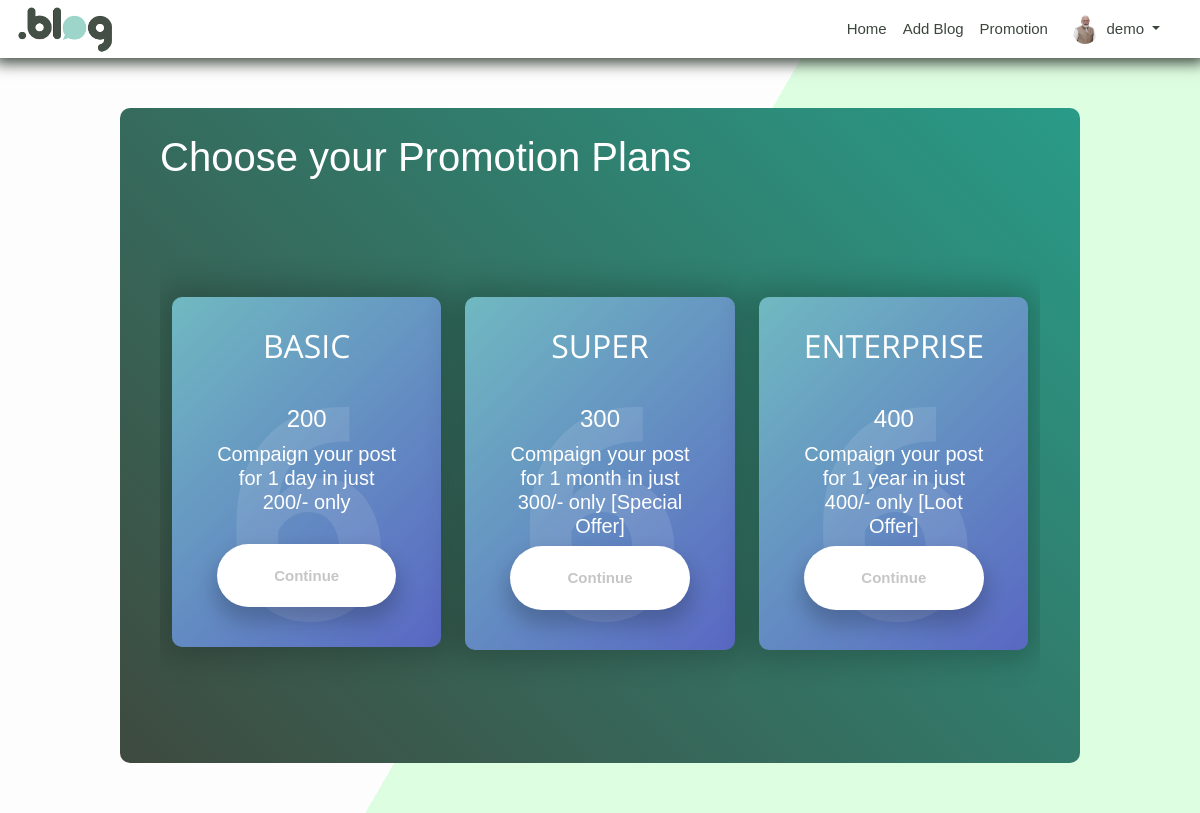
Page /promotion_plans.php (signed in) on the committed database.
### tables this page shows
CREATE TABLE `users` (
  `user_id` int(11) NOT NULL,
  `name` varchar(100) NOT NULL,
  `email` varchar(100) NOT NULL,
  `password` varchar(100) NOT NULL,
  `user_type` enum('client','admin') NOT NULL DEFAULT 'client',
  `image` varchar(100) DEFAULT NULL
);

CREATE TABLE `promotion_package` (
  `package_id` int(11) NOT NULL,
  `name` varchar(50) NOT NULL,
  `price` int(11) NOT NULL,
  `description` varchar(200) NOT NULL,
  `total_days` int(11) NOT NULL
);

### promotion_plans.php (the view, shortened to what this page needs)
<?php
include "./navbar_dash.php";
?>
<link rel="stylesheet" href="vendor/css/pramotion.css">
<div id="main-container">
    <div class="container">
        <h1>Choose your Promotion Plans</h1>
        <section class="boxes row ">
            <?php $query = "SELECT * FROM promotion_package";
            $result = mysqli_query($conn, $query);
            while ($row = mysqli_fetch_assoc($result)) {
            ?>
                <div class="col-4 my-2 ">
                    <div class="box blue">
                        <div class="number-bg">6</div>
                        <div class="box-content">
                            <h2>
                                <?= $row["name"] ?>
                            </h2>
                            <h4>
                                <?= $row["price"] ?>
                            </h4>
                            <h5>
                                <?= $row["description"] ?>
                            </h5>
                            <button class="button" data-bs-toggle="modal" data-bs-target="#exampleModal<?= $row["package_id"] ?>">
                                <span>Continue</span><i class="material-icons"></i>
                            </button>
                        </div>
                    </div>
                </div>
            <?php
            }
            ?>
        </section>
    </div>
</div>
<div class="bg"></div>
<div class="bg bg2"></div>
<div class="bg bg3"></div>

### navbar_dash.php (shortened to what this page needs)
<!DOCTYPE html>
<html lang="en">
<head>
  <link href="https://cdn.jsdelivr.net/npm/bootstrap@5.3.1/dist/css/bootstrap.min.css" rel="stylesheet">
  <link rel="stylesheet" href="./vendor/css/style.css">
  <link rel="stylesheet" href="https://cdnjs.cloudflare.com/ajax/libs/line-awesome/1.3.0/line-awesome/css/line-awesome.min.css" />
  <link rel="stylesheet" href="./vendor/css/main.css">
  <link rel="stylesheet" href="./vendor/swiper/swiper-bundle.min.css">
  <link href="./lib/css/bootstrap-icons/bootstrap-icons.css" rel="stylesheet">
</head>
<?php
include "connection.php";
$user_id = $_SESSION["user_id"];
$query = "SELECT * FROM Users WHERE user_id='$user_id'";
$runquery = mysqli_query($conn, $query);
$row = mysqli_fetch_assoc($runquery);
$name = $row["name"];
?>
<body>
  <header class="p-1 header_nav">
    <div class="container-fluid">
      <div class="d-flex flex-wrap align-items-center justify-content-center justify-content-lg-start">
        <a href="./dashboard.php" class="d-flex align-items-center mb-2 mb-lg-0 text-white text-decoration-none">
          <img src="./assets/site_logo.png" alt="logo" height="50">
        </a>
        <ul class="nav col-12 col-lg-auto me-2 mb-2 justify-content-center mb-md-0 ms-auto ">
          <li><a href="./dashboard.php" class="nav-link px-2 mt-1 ">Home</a></li>
          <li><a href="./add_blog.php" class="nav-link px-2 mt-1">Add Blog</a></li>
          <li><a href="./promotion_plans.php" class="nav-link px-2 mt-1">Promotion </a></li>
          <li class="nav-item dropdown pe-3">
            <a class="nav-link nav-profile d-flex align-items-center pe-0" href="#" data-bs-toggle="dropdown">
              <img src="<?= $row["image"] ?>" onerror="this.src='assets/profile.png'" alt="Profile" class="rounded-circle" height="30">
              <span class="d-none d-md-block dropdown-toggle ps-2">
                <?= $name ?>
              </span>
            </a>
          </li>
        </ul>
      </div>
    </div>
  </header>
</body>
</html>

### rows in the picture
users: image (picture), name "demo"
promotion_package: name "BASIC", price "200", description "Compaign your post for 1 day in just 200/- only"
promotion_package: name "SUPER", price "300", description "Compaign your post for 1 month in just 300/- only [Special Offer]"
promotion_package: name "ENTERPRISE", price "400", description "Compaign your post for 1 year in just 400/- only [Loot Offer]"
